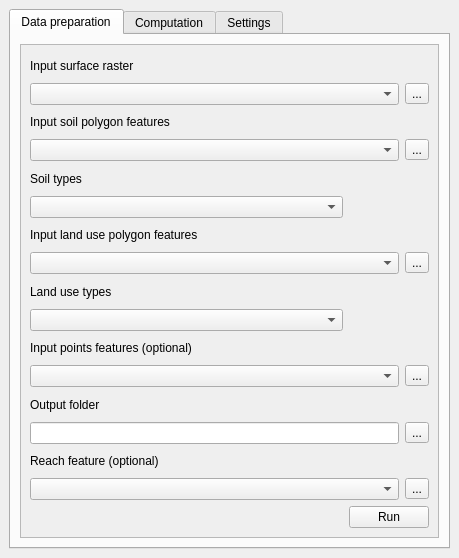
<?xml version="1.0" encoding="UTF-8"?>
<ui version="4.0">
 <class>Smoderp2DDockWidgetBase</class>
 <widget class="QDockWidget" name="Smoderp2DDockWidgetBase">
  <property name="geometry">
   <rect>
    <x>0</x>
    <y>0</y>
    <width>459</width>
    <height>558</height>
   </rect>
  </property>
  <property name="windowTitle">
   <string>SMODERP2D</string>
  </property>
  <widget class="QWidget" name="dockWidgetContents">
   <layout class="QGridLayout" name="gridLayout_3">
    <item row="1" column="0">
     <widget class="QTabWidget" name="tabWidget">
      <property name="currentIndex">
       <number>0</number>
      </property>
      <widget class="QWidget" name="data_prep">
       <property name="accessibleName">
        <string/>
       </property>
       <attribute name="title">
        <string>Data preparation</string>
       </attribute>
       <layout class="QGridLayout" name="gridLayout_11">
        <item row="0" column="0">
         <widget class="QScrollArea" name="scrollArea_2">
          <property name="widgetResizable">
           <bool>true</bool>
          </property>
          <widget class="QWidget" name="scrollAreaWidgetContents_3">
           <property name="geometry">
            <rect>
             <x>0</x>
             <y>0</y>
             <width>417</width>
             <height>472</height>
            </rect>
           </property>
           <layout class="QGridLayout" name="gridLayout_8">
            <item row="0" column="0" colspan="2">
             <widget class="QLabel" name="label">
              <property name="text">
               <string>Input surface raster</string>
              </property>
             </widget>
            </item>
            <item row="2" column="0" colspan="2">
             <widget class="QLabel" name="label_2">
              <property name="text">
               <string>Input soil polygon features</string>
              </property>
             </widget>
            </item>
            <item row="3" column="0" colspan="2">
             <layout class="QGridLayout" name="gridLayout_2">
              <item row="0" column="1">
               <widget class="QToolButton" name="soil_toolButton">
                <property name="text">
                 <string>...</string>
                </property>
               </widget>
              </item>
              <item row="0" column="0">
               <widget class="QgsMapLayerComboBox" name="soil_comboBox"/>
              </item>
             </layout>
            </item>
            <item row="4" column="0">
             <widget class="QLabel" name="label_3">
              <property name="text">
               <string>Soil types</string>
              </property>
             </widget>
            </item>
            <item row="6" column="0" colspan="2">
             <widget class="QLabel" name="label_4">
              <property name="text">
               <string>Input land use polygon features</string>
              </property>
             </widget>
            </item>
            <item row="7" column="0" colspan="2">
             <layout class="QGridLayout" name="gridLayout_5">
              <item row="0" column="1">
               <widget class="QToolButton" name="vegetation_toolButton">
                <property name="text">
                 <string>...</string>
                </property>
               </widget>
              </item>
              <item row="0" column="0">
               <widget class="QgsMapLayerComboBox" name="vegetation_comboBox"/>
              </item>
             </layout>
            </item>
            <item row="8" column="0">
             <widget class="QLabel" name="label_6">
              <property name="text">
               <string>Land use types</string>
              </property>
             </widget>
            </item>
            <item row="10" column="0" colspan="2">
             <widget class="QLabel" name="label_9">
              <property name="text">
               <string>Input points features (optional)</string>
              </property>
             </widget>
            </item>
            <item row="11" column="0" colspan="2">
             <layout class="QGridLayout" name="gridLayout_6">
              <item row="0" column="1">
               <widget class="QToolButton" name="points_toolButton">
                <property name="text">
                 <string>...</string>
                </property>
               </widget>
              </item>
              <item row="0" column="0">
               <widget class="QgsMapLayerComboBox" name="points_comboBox"/>
              </item>
             </layout>
            </item>
            <item row="12" column="0">
             <widget class="QLabel" name="label_10">
              <property name="text">
               <string>Output folder</string>
              </property>
             </widget>
            </item>
            <item row="13" column="0" colspan="2">
             <layout class="QGridLayout" name="gridLayout_7">
              <item row="0" column="0">
               <widget class="QLineEdit" name="output_lineEdit"/>
              </item>
              <item row="0" column="1">
               <widget class="QToolButton" name="output_toolButton">
                <property name="text">
                 <string>...</string>
                </property>
               </widget>
              </item>
             </layout>
            </item>
            <item row="14" column="0" colspan="2">
             <widget class="QLabel" name="label_13">
              <property name="text">
               <string>Reach feature (optional)</string>
              </property>
             </widget>
            </item>
            <item row="15" column="0" colspan="2">
             <layout class="QGridLayout" name="gridLayout_9">
              <item row="0" column="1">
               <widget class="QToolButton" name="stream_toolButton">
                <property name="text">
                 <string>...</string>
                </property>
               </widget>
              </item>
              <item row="0" column="0">
               <widget class="QgsMapLayerComboBox" name="stream_comboBox"/>
              </item>
             </layout>
            </item>
            <item row="16" column="0">
             <spacer name="horizontalSpacer">
              <property name="orientation">
               <enum>Qt::Horizontal</enum>
              </property>
              <property name="sizeHint" stdset="0">
               <size>
                <width>313</width>
                <height>20</height>
               </size>
              </property>
             </spacer>
            </item>
            <item row="16" column="1">
             <widget class="QPushButton" name="run_dataprep">
              <property name="text">
               <string>Run</string>
              </property>
             </widget>
            </item>
            <item row="1" column="0" colspan="2">
             <layout class="QGridLayout" name="gridLayout">
              <item row="0" column="1">
               <widget class="QToolButton" name="elevation_toolButton">
                <property name="text">
                 <string>...</string>
                </property>
               </widget>
              </item>
              <item row="0" column="0">
               <widget class="QgsMapLayerComboBox" name="elevation_comboBox"/>
              </item>
             </layout>
            </item>
            <item row="9" column="0">
             <widget class="QgsFieldComboBox" name="vegetation_type_comboBox"/>
            </item>
            <item row="5" column="0">
             <widget class="QgsFieldComboBox" name="soil_type_comboBox"/>
            </item>
           </layout>
          </widget>
         </widget>
        </item>
       </layout>
      </widget>
      <widget class="QWidget" name="computation">
       <attribute name="title">
        <string>Computation</string>
       </attribute>
       <layout class="QGridLayout" name="gridLayout_15">
        <item row="0" column="0">
         <widget class="QLabel" name="label_16">
          <property name="text">
           <string>Input pickle</string>
          </property>
         </widget>
        </item>
        <item row="1" column="0">
         <layout class="QGridLayout" name="gridLayout_12">
          <item row="0" column="0">
           <widget class="QLineEdit" name="pickle_lineEdit"/>
          </item>
          <item row="0" column="1">
           <widget class="QToolButton" name="pickle_toolButton">
            <property name="text">
             <string>...</string>
            </property>
           </widget>
          </item>
         </layout>
        </item>
        <item row="2" column="0">
         <widget class="QLabel" name="label_7">
          <property name="text">
           <string>Rainfall file</string>
          </property>
         </widget>
        </item>
        <item row="3" column="0">
         <layout class="QGridLayout" name="gridLayout_10">
          <item row="0" column="0">
           <widget class="QLineEdit" name="rainfall_lineEdit"/>
          </item>
          <item row="0" column="1">
           <widget class="QToolButton" name="rainfall_toolButton">
            <property name="text">
             <string>...</string>
            </property>
           </widget>
          </item>
         </layout>
        </item>
        <item row="4" column="0">
         <widget class="QLabel" name="label_24">
          <property name="text">
           <string>Total running time [min]</string>
          </property>
         </widget>
        </item>
        <item row="5" column="0">
         <widget class="QLineEdit" name="end_time_lineEdit">
          <property name="text">
           <string>30</string>
          </property>
         </widget>
        </item>
        <item row="6" column="1">
         <spacer name="verticalSpacer">
          <property name="orientation">
           <enum>Qt::Vertical</enum>
          </property>
          <property name="sizeHint" stdset="0">
           <size>
            <width>20</width>
            <height>40</height>
           </size>
          </property>
         </spacer>
        </item>
       </layout>
      </widget>
      <widget class="QWidget" name="settings">
       <attribute name="title">
        <string>Settings</string>
       </attribute>
       <layout class="QGridLayout" name="gridLayout_4">
        <item row="5" column="0">
         <widget class="QgsFieldComboBox" name="table_soil_vegetation_code_comboBox"/>
        </item>
        <item row="7" column="0">
         <layout class="QGridLayout" name="gridLayout_14">
          <item row="0" column="1">
           <widget class="QToolButton" name="table_stream_shape_toolButton">
            <property name="text">
             <string>...</string>
            </property>
           </widget>
          </item>
          <item row="0" column="0">
           <widget class="QgsMapLayerComboBox" name="table_stream_shape_comboBox"/>
          </item>
         </layout>
        </item>
        <item row="10" column="0">
         <widget class="QLabel" name="label_11">
          <property name="text">
           <string>Main output folder</string>
          </property>
         </widget>
        </item>
        <item row="11" column="0">
         <layout class="QGridLayout" name="gridLayout_16">
          <item row="0" column="0">
           <widget class="QLineEdit" name="main_output_lineEdit"/>
          </item>
          <item row="0" column="1">
           <widget class="QToolButton" name="main_output_toolButton">
            <property name="text">
             <string>...</string>
            </property>
           </widget>
          </item>
         </layout>
        </item>
        <item row="12" column="1">
         <spacer name="verticalSpacer_2">
          <property name="orientation">
           <enum>Qt::Vertical</enum>
          </property>
          <property name="sizeHint" stdset="0">
           <size>
            <width>20</width>
            <height>40</height>
           </size>
          </property>
         </spacer>
        </item>
        <item row="0" column="0">
         <widget class="QLabel" name="label_22">
          <property name="text">
           <string>Max time step [sec]</string>
          </property>
         </widget>
        </item>
        <item row="1" column="0">
         <widget class="QLineEdit" name="maxdt_lineEdit">
          <property name="text">
           <string>5</string>
          </property>
         </widget>
        </item>
        <item row="2" column="0">
         <widget class="QLabel" name="label_17">
          <property name="text">
           <string>Table of soil and land use information</string>
          </property>
         </widget>
        </item>
        <item row="3" column="0">
         <layout class="QGridLayout" name="gridLayout_13">
          <item row="0" column="1">
           <widget class="QToolButton" name="table_soil_vegetation_toolButton">
            <property name="text">
             <string>...</string>
            </property>
           </widget>
          </item>
          <item row="0" column="0">
           <widget class="QgsMapLayerComboBox" name="table_soil_vegetation_comboBox"/>
          </item>
         </layout>
        </item>
        <item row="4" column="0">
         <widget class="QLabel" name="label_21">
          <property name="text">
           <string>Soil land use code</string>
          </property>
         </widget>
        </item>
        <item row="6" column="0">
         <widget class="QLabel" name="label_19">
          <property name="text">
           <string>Reach shapes table (optinal)</string>
          </property>
         </widget>
        </item>
        <item row="9" column="0">
         <widget class="QgsFieldComboBox" name="table_stream_shape_code_comboBox"/>
        </item>
        <item row="8" column="0">
         <widget class="QLabel" name="label_23">
          <property name="text">
           <string>Reach shape table code (optional)</string>
          </property>
         </widget>
        </item>
       </layout>
      </widget>
     </widget>
    </item>
   </layout>
  </widget>
 </widget>
 <customwidgets>
  <customwidget>
   <class>QgsFieldComboBox</class>
   <extends>QComboBox</extends>
   <header>qgsfieldcombobox.h</header>
  </customwidget>
  <customwidget>
   <class>QgsMapLayerComboBox</class>
   <extends>QComboBox</extends>
   <header>qgsmaplayercombobox.h</header>
  </customwidget>
 </customwidgets>
 <resources/>
 <connections/>
</ui>
